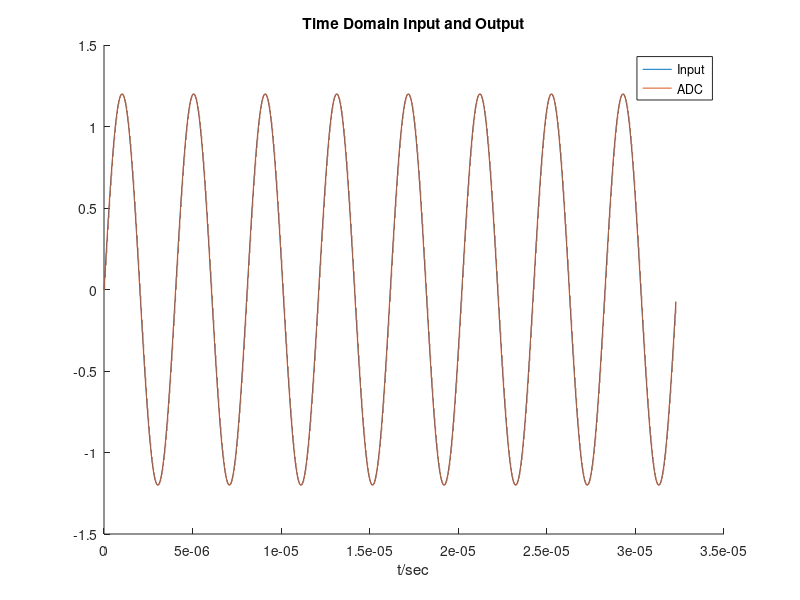
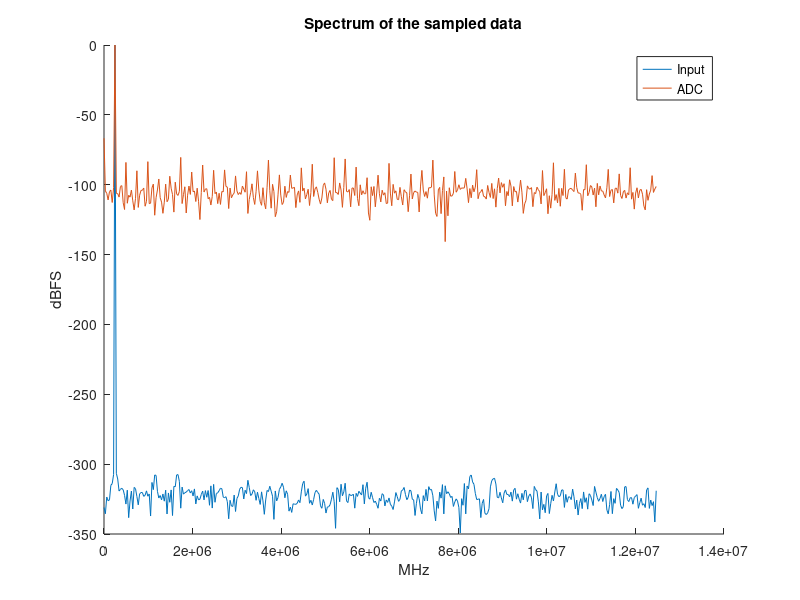
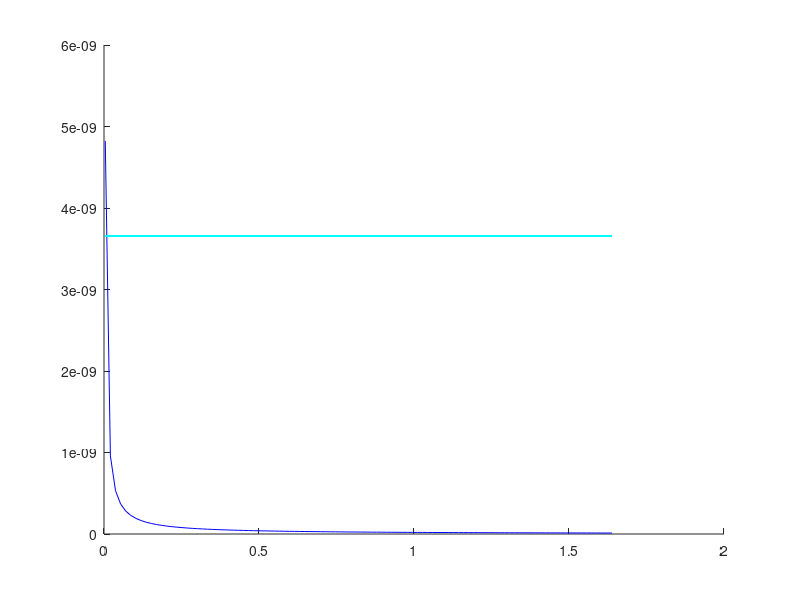

Source code (MATLAB) for these figures, in order: (Note: this script raises an error after producing the figures.)
%%%%%%%%%%%%%%%%%%%%%%%%%%%%%%%%%%%%%%%%%%%%%%%%%%%%%%%%%%%%%%%%%%%%
%               successive approximation adc                 %
%%%%%%%%%%%%%%%%%%%%%%%%%%%%%%%%%%%%%%%%%%%%%%%%%%%%%%%%%%%%%%%%%%%%
clear 
close all
clc

%function [adcout]=SAR_conventional(nbit)
% some design parameters
Vsupply = 1.2;
Vref = 1.2;
nbit = 12;
fsample = 25e6;  %25MHz
fin = fsample/2/50.5;  %3.125MHz
fsar = fsample * nbit; %300MHz
sample_num_per_cycle = fsample/fin;
sample_num = ceil(sample_num_per_cycle*8);
LSB= 2*Vref / 2^nbit;
Vcm = Vref / 2;
Input_power = 0; % dBFS
Input_coeff = 10^(Input_power/20);
%time_array = [(1/fsar):(1/fsar):sample_num*(1/fsar)];

C_array=[];
for r=1:nbit-1
    C_array=[C_array,2^(nbit-r-1)];
end
C_array = [C_array, 1];
%positive end & negative end 
Cp = C_array; 
Cn = C_array;
Cgd = 0.1e-15;
Cpar_p = 0;  % To be determiend
Cpar_n = Cpar_p;
Cp = Cp + Cpar_p;
Cn = Cn + Cpar_n;
Cp_tot = sum(Cp);
Cn_tot = sum(Cn);

%% Power calculation
% Assume the output comparator is a StrongArm Latch
% http://www.seas.ucla.edu/brweb/papers/Journals/BR_Magzine4.pdf
%
% We calculate the gm based on our settling requirement
%
Cpp = 40e-15; % tbd
Vthn = 0.5; % tbd
T_settle = 1/fsar/2;
I_tail = 2*Cpp*Vthn/T_settle; % Unit:Amp
Temp = 298; % Kelvin
gamma = 1;
% From offset 
% Voffset less than 0.5 LSB
Voffset_max = Vref/(2^nbit)/2
% Voffset = deltaCp/Cpp*I_tail/2/gm
deltaCp = Cpp*0.05; % tbd
gm_min = deltaCp/Cpp*I_tail/2/Voffset_max;
kT = 4.11e-21;

% input referred noise 
%
% vn^2 = (2*kT/Cpp+2*(4*kT*gamma*gm/Cpp^2*T_settle))/Av^2 
%
% Av=gm*Vthn/(I_tail/2)
%
% ==> vn^2 = (2*kT/Cpp+2*(4*kT*gamma*gm/Cpp^2*T_settle))/(gm*Vthn/(I_tail/2))^2
%
% Our goal is to let vn less than quantization noise, so set 2*vn^2 to be 
% equal to quantization noise * 1/4 (2*vn^2 because we're differential)
% 1/4 not 1/2 because we also have kT/Ctot noise on the DAC 
%
% 2*vn^2 = 1/2*((1.2^2/2)/10^((12*6.02+1.67)/10))
%
%
vnsquare_max = 1/2*((Vref^2/2)/10^((nbit*6.02+1.67)/10))/4;
Av_min = gm_min*Vthn/(I_tail/2);

gm_sweep = linspace(gm_min,gm_min*400,100);
vnsq_sweep = (2*kT/Cpp+2*(4*kT*gamma.*gm_sweep/Cpp^2*T_settle))./((gm_sweep*Vthn/(I_tail/2)).^2);

figure(3)
hold on
plot(gm_sweep,vnsq_sweep,'b');
plot(gm_sweep,vnsquare_max*ones(length(gm_sweep)),'c');
hold off

% choose the gm, get Av and actual Voffset
gm = gm_sweep(find(vnsq_sweep < vnsquare_max ,1 ));
Av = gm*Vthn/(I_tail/2);
Voffset = deltaCp/Cpp*I_tail/2/gm;
vn_stdev = sqrt((2*kT/Cpp+2*(4*kT*gamma*gm/Cpp^2*T_settle))/((gm*Vthn/(I_tail/2))^2));

% assume C_load is a FO1 inverter
C_load = 1e-15; % tbd
Cp_tot_real = kT/vnsquare_max;
Cn_tot_real = Cp_tot_real;

Cp_real = Cp * Cp_tot_real/Cp_tot;
Cn_real = Cn * Cn_tot_real/Cn_tot;

kick_back = (Cgd)/(Cp_tot_real);

Power_latch = fsar*(2*Cpp+C_load)*Vsupply^2;
Power_DAC = fsar*(Cn_tot_real+Cp_tot_real)*Vsupply^2; % unit is Watt
Power_tot = Power_latch + Power_DAC

%% Run ADC
output = [];
vp = [];
vn = [];
Vin = 0;
history = 0;

for t = linspace(0,(sample_num-1)/fsample,sample_num)
    Vin = Input_coeff*Vref*sin(2*pi*fin*t);
    % sampling input
    out = zeros(1, nbit);
    top = ones(nbit, 1);
    bottom = ones(nbit, 1);
    Vinp = Vcm + 0.5*Vin;
    Vinn = Vcm - 0.5*Vin;
    
    %first bit
    Vxp = Vinp;
    Vxn = Vinn;

    if Vxp > Vxn
        top(1) = 0;
        out(1) = 1;
    else
        bottom(1) = 0;
        out(1) = 0;
    end
    % SAR logic
    for i=2:nbit
        % input referred noise additive
        vnp = randn()*vn_stdev + history*kick_back*Vref;
        vnn = randn()*vn_stdev - history*kick_back*Vref;
        Vxp = (Cp_real * top * Vref - Vref * Cp_tot_real + Vinp * Cp_tot_real) / Cp_tot_real + vnp;
        Vxn = (Cn_real * bottom * Vref - Vref * Cn_tot_real + Vinn * Cn_tot_real) / Cn_tot_real +vnn;

        if (Vxp+Voffset) > Vxn
            out(i) = 1;
            history = 1;
            top(i) = 0;
        else
            out(i) = 0;
            history = -1;
            bottom(i) = 0;
        end
    end
    output = [output;out];
    
end

% convert to decimal
output_dec = [];
for i=1:sample_num
    row = output(i,:);
    val = 0;
    for j=1:nbit
        val = val * 2 + row(j);
    end
    val = (val * 2 * Vref / 2^nbit) - Vref;
    output_dec = [output_dec, val];
end



% x = Input_coeff*Vref*sin(2*pi*fin*t);
t = linspace(0,(sample_num-1)/fsample,sample_num);
t2 = t*fsample;

Y = output_dec(int32(t2+1));


up_sample_ratio = 1;
f_resample = fsample*up_sample_ratio;

Y_HOLD = zeros(1,length(Y)*up_sample_ratio);
Y_upsampled = upsample(Y,up_sample_ratio);

for j = 1:up_sample_ratio
    Y_HOLD = Y_HOLD + Y_upsampled;
    Y_upsampled = circshift(Y_upsampled,1);
end
t_up = linspace(0,(sample_num-1)/fsample,sample_num*up_sample_ratio);
x_up = Input_coeff*Vref*sin(2*pi*fin*t_up);

% plot
figure(1);

hold on
%plot (t2, output_dec(int32(t2+1)));
plot(t_up, x_up,'MarkerFaceColor',[0,0.4470,0.7410])
stairs(t_up, Y_HOLD,'MarkerFaceColor',[0.8500,0.3250,0.0980])
hold off
legend('Input','ADC')
title('Time Domain Input and Output')
xlabel('t/sec')

% ------------------------- end of time domain plot -----------------
% spectrum


% frequency axis
w = linspace(0,length(Y_HOLD)-1,length(Y_HOLD));
omega = w/length(Y_HOLD)*2*pi;
freq = omega/(2*pi)*f_resample;

y_fft = fft(Y_HOLD);
y_fft_norm_mag = abs(y_fft)/max(abs(y_fft));

XX = fft(x_up);
XX_norm_mag = abs(XX)/max(abs(XX));

figure(2)
hold on
plot(freq(1:length(Y_HOLD)/2),mag2db(XX_norm_mag(1:length(Y_HOLD)/2)),...
    'MarkerFaceColor',[0,0.4470,0.7410])
plot(freq(1:length(Y_HOLD)/2),mag2db(y_fft_norm_mag(1:length(Y_HOLD)/2)),...
    'MarkerFaceColor',[0.8500,0.3250,0.0980])
legend('Input','ADC')
hold off
%plot(freq,y_fft_norm_mag)
title('Spectrum of the sampled data')
xlabel('MHz')
ylabel('dBFS')

Y_SNR = snr(Y_HOLD)


